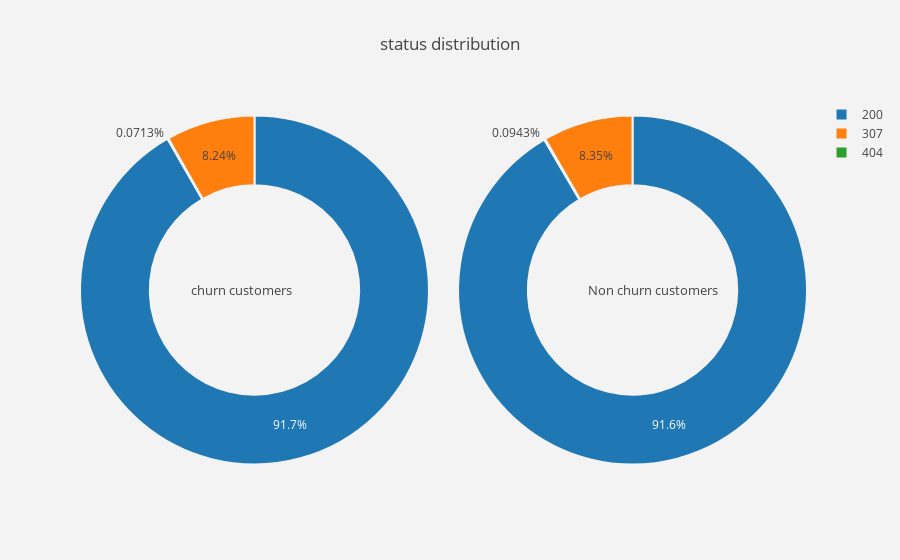

Notebook code cell kept with this figure:
### Code cell
plot_pie('status')

### Figure 1 — Plotly figure (JSON) as saved in the notebook; plotly's stock layout.template omitted (floating-point values rounded to 4 significant figures)
{"data": [{"domain": {"x": [0, 0.48]}, "hole": 0.6, "hoverinfo": "label+percent+name", "labels": [200, 307, 404], "marker": {"line": {"color": "rgb(243,243,243)", "width": 2}}, "name": "Churn Customers", "type": "pie", "values": [41137, 3695, 32]}, {"domain": {"x": [0.52, 1]}, "hole": 0.6, "hoverinfo": "label+percent+name", "labels": [200, 307, 404], "marker": {"line": {"color": "rgb(243,243,243)", "width": 2}}, "name": "Non churn customers", "type": "pie", "values": [213581, 19489, 220]}], "layout": {"annotations": [{"font": {"size": 13}, "showarrow": false, "text": "churn customers", "x": 0.15, "y": 0.5}, {"font": {"size": 13}, "showarrow": false, "text": "Non churn customers", "x": 0.88, "y": 0.5}], "paper_bgcolor": "rgb(243,243,243)", "plot_bgcolor": "rgb(243,243,243)", "title": "status distribution"}}
